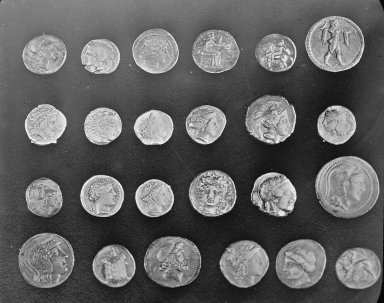
#> input picture skimage.data.coins(), 384 x 303 px
$ python 03_image_arithmetic.py
#> lines starting #> are read from the running program, lines starting #| are printed output that depends on the picture
### practicals/utils.py
"""Shared helpers for the Digital Image Processing practicals (OpenCV + NumPy + Matplotlib).

Every practical accepts an optional image path on the command line:
    python 01_basic_operations.py my_photo.jpg
If no path is given, a sample image shipped with scikit-image is used.

Figures are saved to practicals/outputs/<practical>/. Set DIP_SHOW=1 to also open
matplotlib windows.
"""

import os
import sys

import cv2
import matplotlib

SHOW = os.environ.get("DIP_SHOW", "0") == "1"
if not SHOW:
    matplotlib.use("Agg")  # save figures only, no GUI windows

import matplotlib.pyplot as plt  # noqa: E402
import numpy as np  # noqa: E402
from skimage import data  # noqa: E402

BASE_DIR = os.path.dirname(os.path.abspath(__file__))
OUT_ROOT = os.path.join(BASE_DIR, "outputs")


def input_path():
    """Image path passed on the command line, or None."""
    return sys.argv[1] if len(sys.argv) > 1 else None


def load_color():
    """Colour image as uint8 BGR (OpenCV convention). Default sample: skimage 'astronaut'."""
    path = input_path()
    if path:
        img = cv2.imread(path, cv2.IMREAD_COLOR)
        if img is None:
            raise FileNotFoundError(f"Could not read image: {path}")
        return img
    return cv2.cvtColor(data.astronaut(), cv2.COLOR_RGB2BGR)


def load_gray(default="camera"):
    """Grayscale uint8 image. Default sample: skimage 'camera' (or any name passed in)."""
#> called with default = 'camera'
    path = input_path()
    if path:
        img = cv2.imread(path, cv2.IMREAD_GRAYSCALE)
        if img is None:
            raise FileNotFoundError(f"Could not read image: {path}")
        return img
    return np.ascontiguousarray(getattr(data, default)())


def load_pair_gray():
    """Two grayscale uint8 images of identical size, for two-image operations."""
    a = load_gray("camera")
    b = cv2.resize(data.coins(), (a.shape[1], a.shape[0]), interpolation=cv2.INTER_AREA)
    return a, np.ascontiguousarray(b)


def out_dir(practical):
    path = os.path.join(OUT_ROOT, practical)
    os.makedirs(path, exist_ok=True)
    return path


def save_fig(fig, practical, filename):
    """Save a matplotlib figure into outputs/<practical>/ (and show it if DIP_SHOW=1)."""
    fig.savefig(os.path.join(out_dir(practical), filename), dpi=90, bbox_inches="tight")
    if SHOW:
        plt.show()
    plt.close(fig)
    print(f"  saved outputs/{practical}/{filename}")


def show_grid(images, titles, practical, filename, cols=None):
    """Plot several images in one figure. Accepts BGR colour and grayscale arrays."""
    n = len(images)
    cols = cols or min(n, 4)
    rows = int(np.ceil(n / cols))
    fig, axes = plt.subplots(rows, cols, figsize=(3.6 * cols, 3.6 * rows), squeeze=False)
    for ax in axes.ravel():
        ax.axis("off")
    for ax, img, title in zip(axes.ravel(), images, titles):
        if img.ndim == 3:
            ax.imshow(cv2.cvtColor(img, cv2.COLOR_BGR2RGB))
        elif img.dtype == np.uint8:
            ax.imshow(img, cmap="gray", vmin=0, vmax=255)
        else:
            ax.imshow(img, cmap="gray")
        ax.set_title(title, fontsize=10)
    fig.tight_layout()
    save_fig(fig, practical, filename)


# [12 lines left out: functions psnr, to_uint8, not called in this run]


def clip_u8(x):
    """Clip values to 0..255 and convert to uint8 (no rescaling)."""
    return np.clip(np.real(x), 0, 255).astype(np.uint8)

### practicals/03_image_arithmetic.py
"""Practical 3 - Image arithmetic: addition, subtraction, mean value, brightness change."""

import cv2
import numpy as np

from utils import load_color, load_pair_gray, show_grid

PRACTICAL = "03_image_arithmetic"


def change_brightness(img, target_mean):
    """d. Shift every pixel by a constant so the image mean becomes target_mean."""
    shift = target_mean - img.mean()
    return np.clip(img.astype(np.float64) + shift, 0, 255).astype(np.uint8)


def main():
    a, b = load_pair_gray()
    print(f"Images A and B: {a.shape[1]} x {a.shape[0]} px grayscale")
#| Images A and B: 512 x 512 px grayscale

    # a. Addition -----------------------------------------------------------
    add_saturated = cv2.add(a, b)                       # clipped at 255
    add_wrapped = a + b                                 # NumPy wraps around (mod 256)
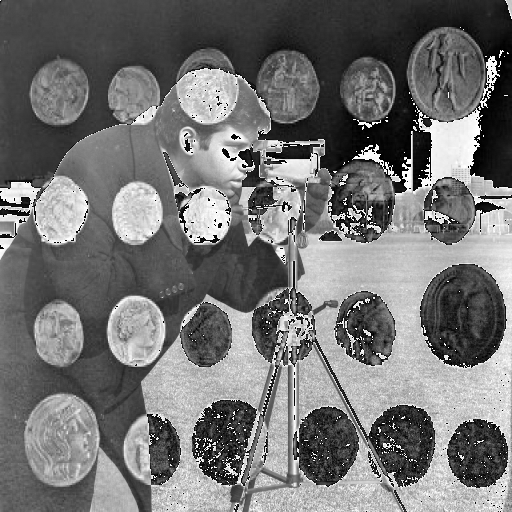
#> add_wrapped: shape (512, 512); min 0, max 255, mean 115.5
    add_blend = cv2.addWeighted(a, 0.5, b, 0.5, 0)      # (A + B) / 2
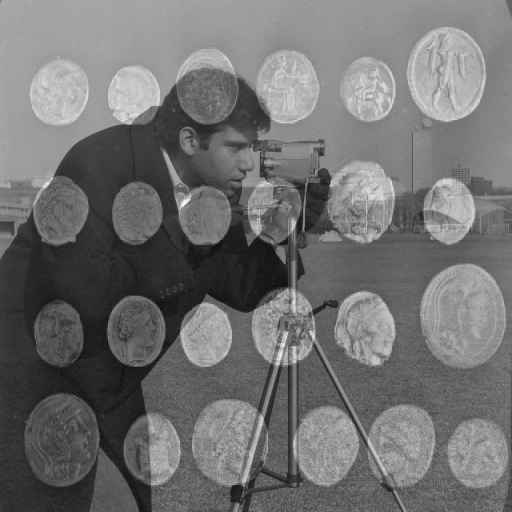
#> add_blend: shape (512, 512); min 16, max 244, mean 112.9
    print(f"3a. cv2.add saturates: max = {add_saturated.max()}; "
          f"NumPy + wraps: min value = {add_wrapped.min()} (overflow visible)")
#| 3a. cv2.add saturates: max = 255; NumPy + wraps: min value = 0 (overflow visible)
    show_grid([a, b, add_saturated, add_wrapped, add_blend],
              ["Image A", "Image B", "3a. A + B (cv2.add, saturated)",
               "3a. A + B (NumPy, wraps)", "3a. (A + B) / 2"],
              PRACTICAL, "3a_addition.png")
#> in show_grid, `n = len(images)`: n = 5
#> in show_grid, `cols = cols or min(n, 4)`: cols = 4
#> in show_grid, `rows = int(np.ceil(n / cols))`: rows = 2
#> the loop in show_grid, `for ax in axes.ravel():` made 8 passes
#> the loop in show_grid, `for ax, img, title in zip(axes.ravel(), images, titles):` made 5 passes
#> title on passes 1 to 5: 'Image A', 'Image B', '3a. A + B (cv2.add, saturated)', '3a. A + B (NumPy, wraps)', '3a. (A + B) / 2'

    # b. Subtraction --------------------------------------------------------
    sub_ab = cv2.subtract(a, b)     # negative results become 0
    sub_ba = cv2.subtract(b, a)
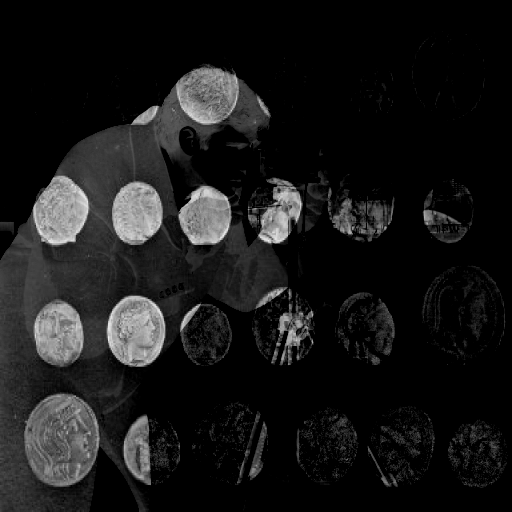
#> sub_ba: shape (512, 512); min 0, max 244, mean 24.3
    abs_diff = cv2.absdiff(a, b)    # |A - B|
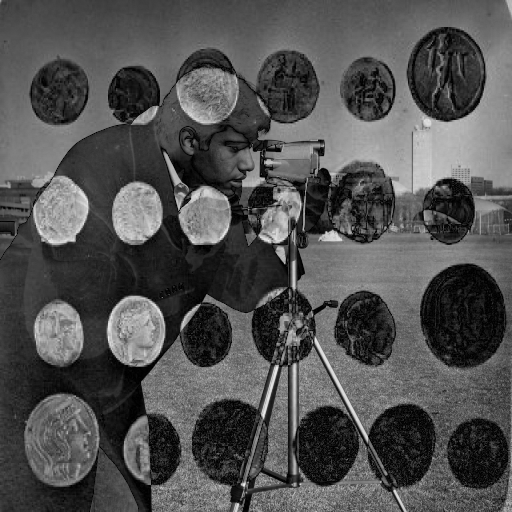
#> abs_diff: shape (512, 512); min 0, max 244, mean 80.9
    print(f"3b. A - B: non-zero pixels = {np.count_nonzero(sub_ab)}; "
          f"|A - B| max = {abs_diff.max()}")
#| 3b. A - B: non-zero pixels = 162720; |A - B| max = 244
    show_grid([sub_ab, sub_ba, abs_diff],
              ["3b. A - B (clipped at 0)", "3b. B - A (clipped at 0)", "3b. |A - B|"],
              PRACTICAL, "3b_subtraction.png")
#> the loop in show_grid (call 2), `for ax in axes.ravel():` made 3 passes
#> the loop in show_grid (call 2), `for ax, img, title in zip(axes.ravel(), images, titles):` made 3 passes
#> title on passes 1 to 3: '3b. A - B (clipped at 0)', '3b. B - A (clipped at 0)', '3b. |A - B|'

    # c. Mean value ---------------------------------------------------------
    color = load_color()
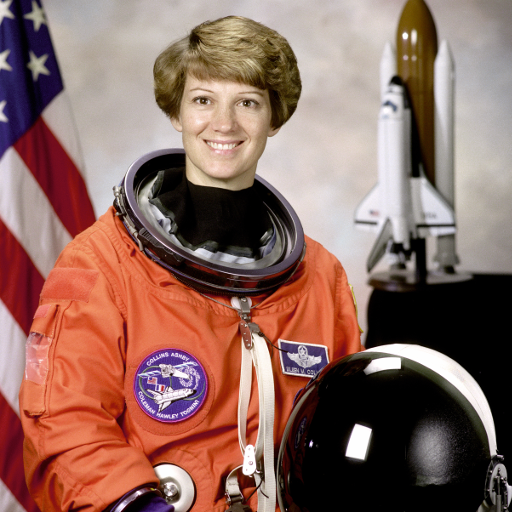
#> input picture skimage.data.astronaut(), 512 x 512 px
    print(f"3c. Mean of gray image A: {a.mean():.2f} (cv2.mean: {cv2.mean(a)[0]:.2f})")
#| 3c. Mean of gray image A: 129.06 (cv2.mean: 129.06)
    b_mean, g_mean, r_mean = cv2.mean(color)[:3]
#> b_mean = 96.48; g_mean = 105.8; r_mean = 141.6
    print(f"3c. Mean of colour image per channel: R = {r_mean:.2f}, "
          f"G = {g_mean:.2f}, B = {b_mean:.2f}")
#| 3c. Mean of colour image per channel: R = 141.56, G = 105.76, B = 96.48

    # d. Brightness by changing the mean -----------------------------------
    m = a.mean()
#> m = 129.1
    targets = [max(m - 60, 0), m, min(m + 60, 255)]
#> targets = [69.06, 129.1, 189.1]
    variants = [change_brightness(a, t) for t in targets]
#> in change_brightness, `shift = target_mean - img.mean()`: shift = -60
#> in change_brightness, `return np.clip(img.astype(np.float64) + shift, 0, 255).astype(np.uint8)`:
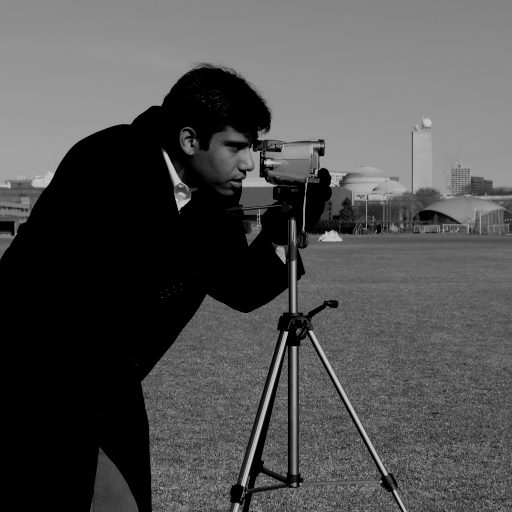
#> returned value: shape (512, 512); min 0, max 195, mean 79.3
#> call 3 of change_brightness, with target_mean = 189.1
#> in change_brightness (call 3), `shift = target_mean - img.mean()`: shift = 60
#> in change_brightness (call 3), `return np.clip(img.astype(np.float64) + shift, 0, 255).astype(np.uint8)`:
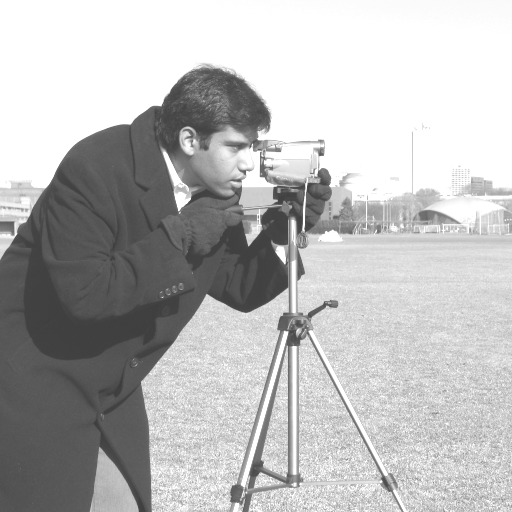
#> returned value: shape (512, 512); min 60, max 255, mean 185.6
#> variants = 3 items
    for t, v in zip(targets, variants):
        print(f"3d. Target mean {t:6.1f} -> actual mean {v.mean():6.2f}")
#> this loop made 3 passes
#> t on passes 1 to 3: 69.06, 129.1, 189.1
#| 3d. Target mean   69.1 -> actual mean  79.31
#| 3d. Target mean  129.1 -> actual mean 129.06
#| 3d. Target mean  189.1 -> actual mean 185.57
    show_grid([a] + variants,
              ["Original"] + [f"3d. Mean = {t:.0f}" for t in targets],
              PRACTICAL, "3d_brightness.png")


if __name__ == "__main__":
    main()
